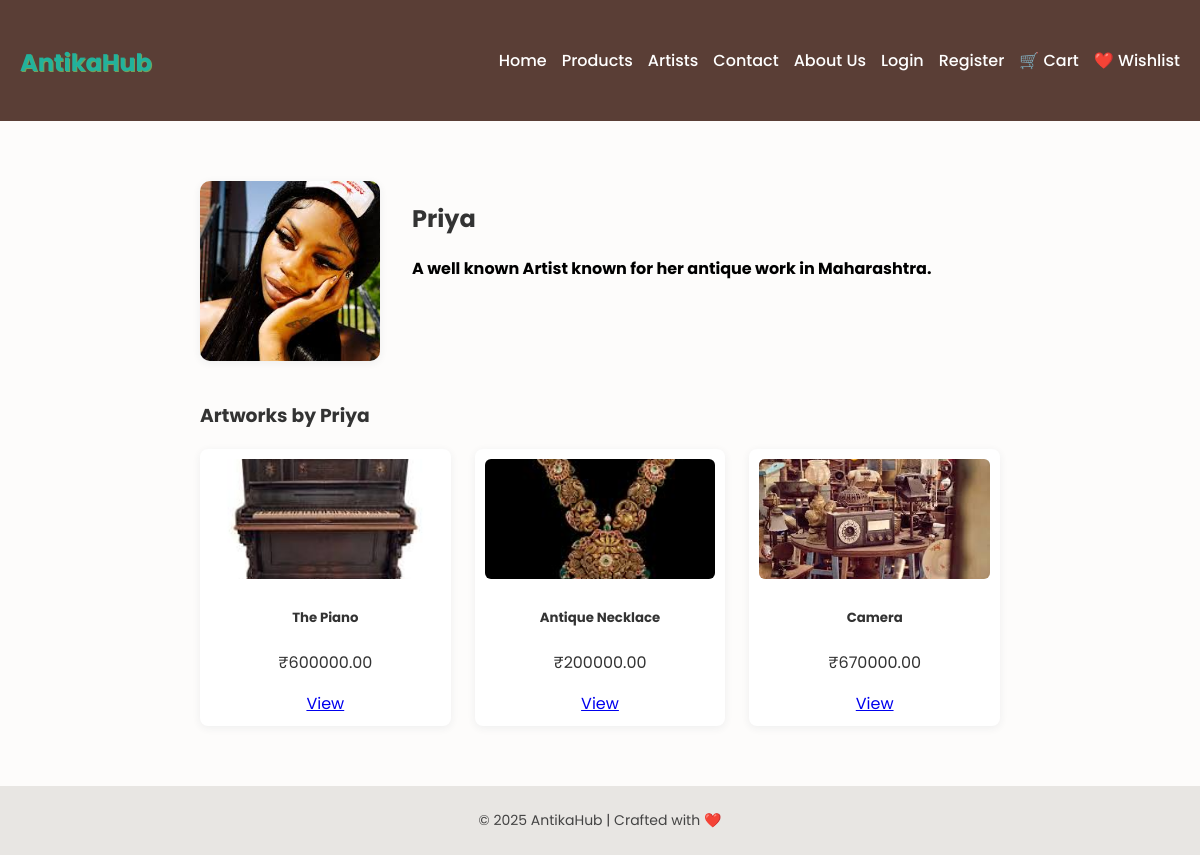
Page /artist/1/ on the committed database.
### market/models.py (models this page shows, shortened)
class Artist(models.Model):
    name = models.CharField(max_length=255)
    biography = models.TextField()
    country = models.CharField(max_length=100, blank=True)
    birth_year = models.IntegerField(blank=True, null=True)
    death_year = models.IntegerField(blank=True, null=True)
    photo = models.ImageField(upload_to='artist_photos/', blank=True, null=True)  # <-- Add this line

class AntiqueItem(models.Model):
    seller = models.ForeignKey(Seller, on_delete=models.CASCADE)
    name = models.CharField(max_length=255)
    description = models.TextField()
    origin = models.CharField(max_length=100)
    era = models.CharField(max_length=100)
    material = models.CharField(max_length=100)
    price = models.DecimalField(max_digits=10, decimal_places=2)
    image = models.ImageField(upload_to='antiques/')
    listed_on = models.DateTimeField(auto_now_add=True)
    artist = models.ForeignKey('Artist', on_delete=models.SET_NULL, null=True, blank=True)

### market/views.py (the view)
# urls.py: path('artist/<int:artist_id>/', views.artist_detail, name='artist_detail'),
def artist_detail(request, artist_id):
    artist = get_object_or_404(Artist, id=artist_id)
    return render(request, 'artist_detail.html', {'artist': artist})

### market/templates/artist_detail.html (shortened to what this page needs)
{% extends "base.html" %}
{% block content %}
<div style="max-width: 800px; margin: 40px auto;">
    <div style="display: flex; gap: 32px; align-items: flex-start;">
        {% if artist.photo %}
            <img src="{{ artist.photo.url }}" alt="{{ artist.name }}" style="width: 180px; height: 180px; object-fit: cover; border-radius: 10px; box-shadow: 0 2px 8px #eee;">
        {% endif %}
        <div>
            <h2>{{ artist.name }}</h2>
            <p style="color: #000; font-weight: bold;">{{ artist.biography }}</p>
        </div>
    </div>
    <h3 style="margin-top: 40px;">Artworks by {{ artist.name }}</h3>
    <div style="display: grid; grid-template-columns: repeat(auto-fit, minmax(180px, 1fr)); gap: 24px;">
        {% for item in artist.antiqueitem_set.all %}
            <div style="background: #fff; border-radius: 8px; box-shadow: 0 2px 8px #eee; padding: 10px; text-align: center;">
                <img src="{{ item.image.url }}" alt="{{ item.name }}" style="width: 100%; max-height: 120px; object-fit: cover; border-radius: 6px;">
                <h5>{{ item.name }}</h5>
                <p>₹{{ item.price }}</p>
                <a href="{% url 'product_detail' item.id %}" class="btn btn-outline-secondary btn-sm">View</a>
            </div>
        {% empty %}
            <p>No artworks found.</p>
        {% endfor %}
    </div>
</div>
{% endblock %}

### market/static/css/style.css (style rules this page uses)
body { font-family: 'Poppins', sans-serif; background-color: #fdfcfb; margin: 0; padding: 0; color: #333; transition: background-color 0.3s ease, color 0.3s ease; }

### rows in the picture
Artist: photo (picture), name "Priya", biography "A well known Artist known for her antique work in Maharashtra."
AntiqueItem: image (picture), name "The Piano", price "600000.00"
AntiqueItem: image (picture), name "Antique Necklace", price "200000.00"
AntiqueItem: image (picture), name "Camera", price "670000.00"
